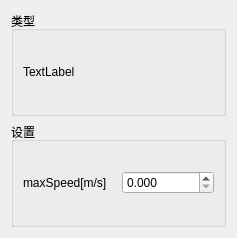
<?xml version="1.0" encoding="UTF-8"?>
<ui version="4.0">
 <class>WidgetPlygonSetting</class>
 <widget class="QWidget" name="WidgetPlygonSetting">
  <property name="geometry">
   <rect>
    <x>0</x>
    <y>0</y>
    <width>237</width>
    <height>238</height>
   </rect>
  </property>
  <property name="windowTitle">
   <string>Form</string>
  </property>
  <layout class="QVBoxLayout" name="verticalLayout_2">
   <item>
    <widget class="QGroupBox" name="groupBox">
     <property name="title">
      <string>类型</string>
     </property>
     <layout class="QVBoxLayout" name="verticalLayout">
      <item>
       <widget class="QLabel" name="label_type">
        <property name="text">
         <string>TextLabel</string>
        </property>
       </widget>
      </item>
     </layout>
    </widget>
   </item>
   <item>
    <widget class="QGroupBox" name="groupBox_2">
     <property name="title">
      <string>设置</string>
     </property>
     <layout class="QVBoxLayout" name="verticalLayout_3">
      <item>
       <layout class="QHBoxLayout" name="horizontalLayout">
        <item>
         <widget class="QLabel" name="Label_maxSpeed">
          <property name="text">
           <string>maxSpeed[m/s]</string>
          </property>
         </widget>
        </item>
        <item>
         <widget class="customDoubleSpinBox" name="QdoubleSpinBox_maxSpeed">
          <property name="decimals">
           <number>3</number>
          </property>
          <property name="maximum">
           <double>10.000000000000000</double>
          </property>
          <property name="singleStep">
           <double>0.100000000000000</double>
          </property>
         </widget>
        </item>
       </layout>
      </item>
     </layout>
    </widget>
   </item>
  </layout>
 </widget>
 <customwidgets>
  <customwidget>
   <class>customDoubleSpinBox</class>
   <extends>QDoubleSpinBox</extends>
   <header>ModelCustomWidget.h</header>
  </customwidget>
 </customwidgets>
 <resources/>
 <connections/>
</ui>
